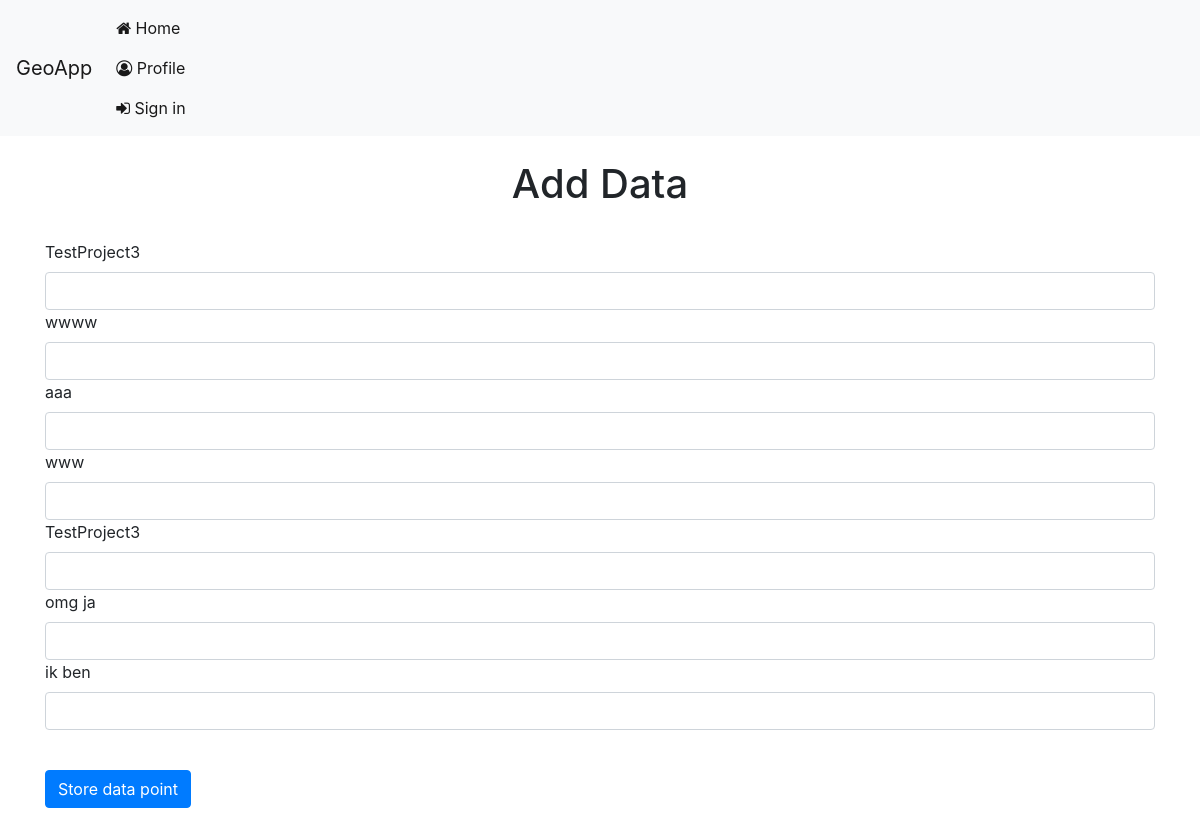
The page /projects/2/nodes/new/ on the database its author committed.
### datacaptureapp/models.py (models this page shows)
class Attribute(models.Model):
    project = models.ForeignKey(Project, on_delete=models.CASCADE)  # A form belongs to a single project
    type = models.CharField(max_length=50)
    name = models.CharField(max_length=50)
    description = models.TextField()

### datacaptureapp/views.py (the view)
# urls.py: path('projects/<int:pk>/nodes/new/', views.addnode, name='addnode'),
def addnode(request, pk):
    requested_project = Project.objects.filter(id=pk).first()
    attributes = Attribute.objects.filter(project=requested_project)
    if request.method == "POST":
        for i in request.POST:
            print(i)
        latitude = request.POST.get('latitude')
        longitude = request.POST.get('longitude')
        print(latitude)
        print(longitude)
        node = Node.objects.create(latitude=latitude, longitude=longitude)
        node.save()
        for field in request.POST:
            data = Data.objects.create(value=request.POST.get(field))
            data.node = node
            data.save()
        return render(request, 'datacaptureapp/AddFeature.html', {"attributes": attributes})
    else:
        return render(request, 'datacaptureapp/AddFeature.html', {"attributes": attributes})

### datacaptureapp/templates/datacaptureapp/AddFeature.html (shortened to what this page needs)
{% extends "datacaptureapp/base.html" %}
{% block content %}
  <BR>
    <h1 class="text-center">Add Data</h1>
	<BR>
  <form method="POST" action="{% url 'addnode' attributes.first.id %}" id="storeDataPoint">
  <div class="form-group">
      <div class="container center_div">
           <div class="form-group">
               {% for attribute in attributes %}
                   <label for="{{ attribute.name }}">{{ attribute.name }}</label>
                   <input  class="form-control" id="{{ attribute.name }}" type="{{ attribute.type }}">
               {% endfor %}
           </div>
<BR>
          <button  type="submit" class="btn btn-primary">Store data point</button>
  </div>
  </div>
</form>
{% endblock %}

### rows shown on the page
Attribute: name "TestProject3"
Attribute: name "wwww"
Attribute: name "aaa"
Attribute: name "www"
Attribute: name "TestProject3"
Attribute: name "omg ja"
Attribute: name "ik ben"
